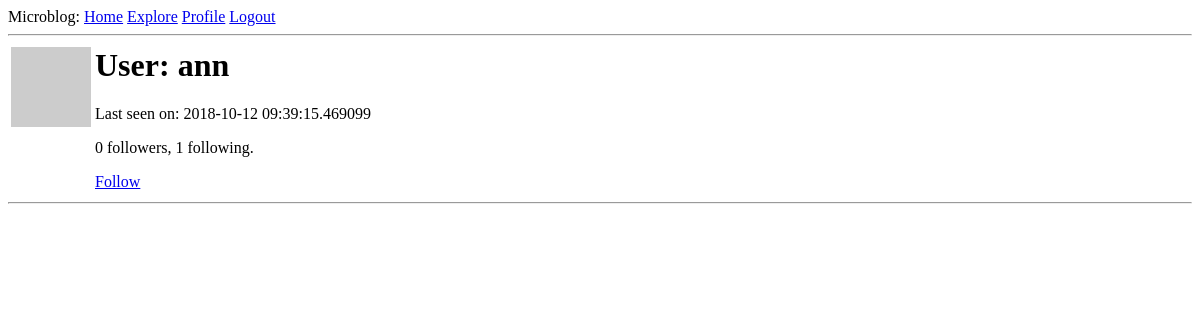
The app's page /user/ann (signed in), older data.
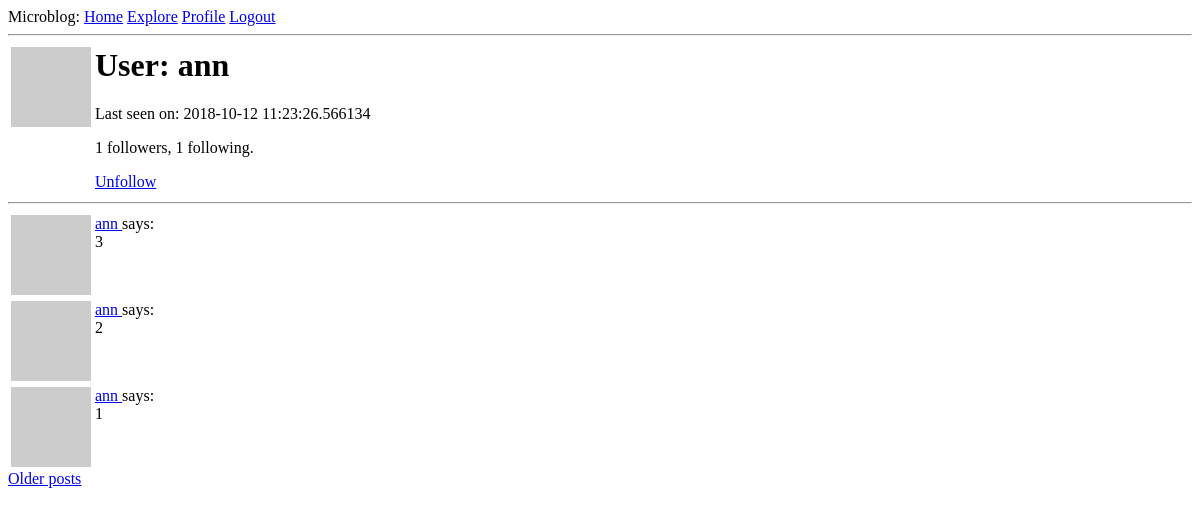
The same page, newer data.
### myapp/models.py (models this page shows, shortened)
class User(UserMixin, db.Model):
    id = db.Column(db.Integer, primary_key=True)
    username = db.Column(db.String(64), index=True, unique=True)
    email = db.Column(db.String(120), index=True, unique=True)
    password_hash = db.Column(db.String(128))
    posts = db.relationship('Post', backref='author', lazy='dynamic')
    about_me = db.Column(db.String(140))
    last_seen = db.Column(db.DateTime, default=datetime.utcnow)
    followed = db.relationship(
        'User',
        secondary=followers,
        primaryjoin=(followers.c.follower_id == id),
        secondaryjoin=(followers.c.followed_id == id),
        backref=db.backref('followers', lazy='dynamic'),
        lazy='dynamic',
    )
    def avatar(self, size):
        digest = md5(self.email.lower().encode('utf-8')).hexdigest()
        return 'https://www.gravatar.com/avatar/{}?d=identicon&s={}'.format(
            digest, size)
    def is_following(self, user):
        return self.followed.filter(
            followers.c.followed_id == user.id).count() > 0

class Post(db.Model):
    id = db.Column(db.Integer, primary_key=True)
    body = db.Column(db.String(140))
    timestamp = db.Column(db.DateTime, index=True, default=datetime.utcnow)
    user_id = db.Column(db.Integer, db.ForeignKey('user.id'))

### myapp/routes.py (the view)
@app.route('/user/<username>')
@login_required
def user(username):
    user = User.query.filter_by(username=username).first_or_404()
    page = request.args.get('page', 1, type=int)
    posts = user.posts.order_by(Post.timestamp.desc()).paginate(
        page, app.config['POSTS_PER_PAGE'], False)
    next_url = url_for('user', username=user.username, page=posts.next_num) \
               if posts.has_next else None
    prev_url = url_for('user', username=user.username, page=posts.prev_num) \
               if posts.has_prev else None
    return render_template('user.html', user=user, posts=posts.items,
                           next_url=next_url, prev_url=prev_url)

### myapp/models.py (called while the page is built)
@login.user_loader
def load_user(id):
    return User.query.get(int(id))

### myapp/routes.py (called while the page is built)
@app.before_request
def before_request():
    if current_user.is_authenticated:
        current_user.last_seen = datetime.utcnow()
        db.session.commit()

### myapp/templates/user.html (shortened to what this page needs)
{% extends "base.html"%}
{% block content %}
        <table>
            <tr valign="top">
                <td><img src="{{ user.avatar(128) }}"></td>
                <td>
                    <h1>User: {{ user.username }}</h1>
                    {% if user.last_seen %}<p>Last seen on: {{ user.last_seen }}</p>{%endif%}
                    <p>{{ user.followers.count() }} followers, {{ user.followed.count() }} following.</p>
                    {% if user == current_user %}
                        <p><a href="{{ url_for('edit_profile') }}">Edit your profile</a></p>
                    {% elif not current_user.is_following(user) %}
                        <p><a href="{{ url_for('follow', username=user.username)}}">Follow</a></p>
                    {% else %}
                        <p><a href="{{ url_for('unfollow', username=user.username)}}">Unfollow</a></p>
                    {% endif %}
                </td>
            </tr>
        </table>
        <hr>
        {% for post in posts %}
            {% include '_post.html' %}
        {% endfor %}
        {% if next_url %}
        <a href="{{ next_url }}">Older posts</a>
        {% endif %}
{% endblock %}

### myapp/templates/_post.html
<table>
    <tr valign="top">
        <td><img src="{{ post.author.avatar(36) }}"></td>
        <td>
            <a href="{{ url_for('user', username=post.author.username)}}">
                {{ post.author.username }}
            </a>
            says:<br>{{ post.body }}
        </td>
    </tr>
</table>

Row changes from the older to the newer data that the page shows:
changed User "ann": last_seen "2018-10-12 09:39:15.469099" → "2018-10-12 11:23:26.566134"
added Post: author.username "ann", body "3"
added Post: author.username "ann", body "2"
added Post: author.username "ann", body "1"
Text that changed along with them:
{{ user.followers.count() }}: "0" → "1"
text no longer shown: "Follow"
text now shown: "Unfollow Older posts"
